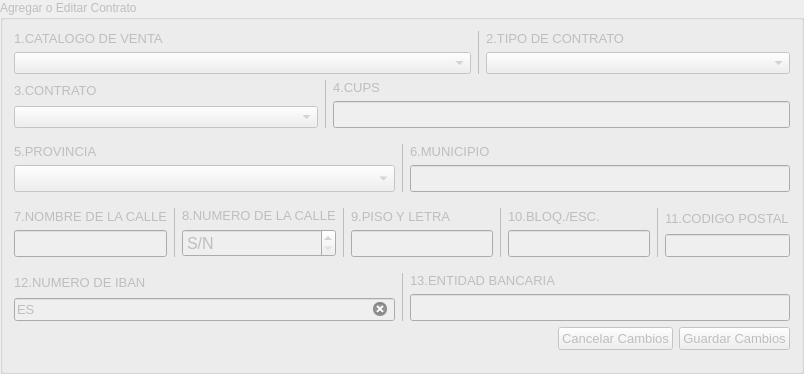
                    <widget class="QGroupBox" name="gBAgregarOEditarContrato_2">
                     <property name="enabled">
                      <bool>false</bool>
                     </property>
                     <property name="title">
                      <string>Agregar o Editar Contrato</string>
                     </property>
                     <layout class="QVBoxLayout" name="verticalLayout_6">
                      <item>
                       <layout class="QHBoxLayout" name="horizontalLayout_28" stretch="60,0,40">
                        <item>
                         <layout class="QVBoxLayout" name="verticalLayout_56">
                          <item>
                           <widget class="QLabel" name="lblDNI_NIE_18">
                            <property name="font">
                             <font>
                              <family>Arial</family>
                              <pointsize>10</pointsize>
                              <italic>false</italic>
                              <bold>false</bold>
                             </font>
                            </property>
                            <property name="text">
                             <string>1.CATALOGO DE VENTA</string>
                            </property>
                            <property name="buddy">
                             <cstring>txtDNI</cstring>
                            </property>
                           </widget>
                          </item>
                          <item>
                           <widget class="QComboBox" name="cmbCatalogos_2">
                            <property name="maximumSize">
                             <size>
                              <width>16777215</width>
                              <height>16777215</height>
                             </size>
                            </property>
                            <property name="focusPolicy">
                             <enum>Qt::FocusPolicy::TabFocus</enum>
                            </property>
                            <property name="toolTip">
                             <string>¿Que compañia haz vendido?</string>
                            </property>
                           </widget>
                          </item>
                         </layout>
                        </item>
                        <item>
                         <widget class="Line" name="line_28">
                          <property name="frameShadow">
                           <enum>QFrame::Shadow::Plain</enum>
                          </property>
                          <property name="lineWidth">
                           <number>1</number>
                          </property>
                          <property name="midLineWidth">
                           <number>8</number>
                          </property>
                          <property name="orientation">
                           <enum>Qt::Orientation::Vertical</enum>
                          </property>
                         </widget>
                        </item>
                        <item>
                         <layout class="QVBoxLayout" name="verticalLayout_57">
                          <item>
                           <widget class="QLabel" name="lblDNI_NIE_19">
                            <property name="font">
                             <font>
                              <family>Arial</family>
                              <pointsize>10</pointsize>
                              <italic>false</italic>
                              <bold>false</bold>
                             </font>
                            </property>
                            <property name="text">
                             <string>2.TIPO DE CONTRATO</string>
                            </property>
                            <property name="buddy">
                             <cstring>txtDNI</cstring>
                            </property>
                           </widget>
                          </item>
                          <item>
                           <widget class="QComboBox" name="cmbTiposContratos_2">
                            <property name="maximumSize">
                             <size>
                              <width>16777215</width>
                              <height>16777215</height>
                             </size>
                            </property>
                            <property name="focusPolicy">
                             <enum>Qt::FocusPolicy::TabFocus</enum>
                            </property>
                           </widget>
                          </item>
                         </layout>
                        </item>
                       </layout>
                      </item>
                      <item>
                       <layout class="QHBoxLayout" name="horizontalLayout_29" stretch="40,0,60">
                        <property name="bottomMargin">
                         <number>10</number>
                        </property>
                        <item>
                         <layout class="QVBoxLayout" name="verticalLayout_58">
                          <item>
                           <widget class="QLabel" name="lblDNI_NIE_22">
                            <property name="font">
                             <font>
                              <family>Arial</family>
                              <pointsize>10</pointsize>
                              <italic>false</italic>
                              <bold>false</bold>
                             </font>
                            </property>
                            <property name="text">
                             <string>3.CONTRATO</string>
                            </property>
                            <property name="buddy">
                             <cstring>txtDNI</cstring>
                            </property>
                           </widget>
                          </item>
                          <item>
                           <widget class="QComboBox" name="cmbContratos_2">
                            <property name="maximumSize">
                             <size>
                              <width>16777215</width>
                              <height>16777215</height>
                             </size>
                            </property>
                            <property name="focusPolicy">
                             <enum>Qt::FocusPolicy::TabFocus</enum>
                            </property>
                           </widget>
                          </item>
                         </layout>
                        </item>
                        <item>
                         <widget class="Line" name="line_29">
                          <property name="frameShadow">
                           <enum>QFrame::Shadow::Plain</enum>
                          </property>
                          <property name="lineWidth">
                           <number>1</number>
                          </property>
                          <property name="midLineWidth">
                           <number>8</number>
                          </property>
                          <property name="orientation">
                           <enum>Qt::Orientation::Vertical</enum>
                          </property>
                         </widget>
                        </item>
                        <item>
                         <layout class="QVBoxLayout" name="verticalLayout_59">
                          <property name="bottomMargin">
                           <number>0</number>
                          </property>
                          <item>
                           <widget class="QLabel" name="lblProvincia_27">
                            <property name="font">
                             <font>
                              <family>Arial</family>
                              <pointsize>10</pointsize>
                              <italic>false</italic>
                              <bold>false</bold>
                             </font>
                            </property>
                            <property name="text">
                             <string>4.CUPS</string>
                            </property>
                            <property name="buddy">
                             <cstring>cmbProvincia</cstring>
                            </property>
                           </widget>
                          </item>
                          <item>
                           <widget class="QLineEdit" name="lECUPS_2">
                            <property name="font">
                             <font>
                              <family>Arial</family>
                              <pointsize>12</pointsize>
                              <bold>false</bold>
                             </font>
                            </property>
                           </widget>
                          </item>
                         </layout>
                        </item>
                       </layout>
                      </item>
                      <item>
                       <layout class="QHBoxLayout" name="horizontalLayout_30" stretch="50,0,50">
                        <property name="bottomMargin">
                         <number>10</number>
                        </property>
                        <item>
                         <layout class="QVBoxLayout" name="verticalLayout_60">
                          <property name="bottomMargin">
                           <number>0</number>
                          </property>
                          <item>
                           <widget class="QLabel" name="lblProvincia_28">
                            <property name="font">
                             <font>
                              <family>Arial</family>
                              <pointsize>10</pointsize>
                              <italic>false</italic>
                              <bold>false</bold>
                             </font>
                            </property>
                            <property name="text">
                             <string>5.PROVINCIA</string>
                            </property>
                            <property name="buddy">
                             <cstring>cmbProvincia</cstring>
                            </property>
                           </widget>
                          </item>
                          <item>
                           <widget class="QComboBox" name="cmbProvinciaSuministro_2">
                            <property name="maximumSize">
                             <size>
                              <width>16777215</width>
                              <height>16777215</height>
                             </size>
                            </property>
                            <property name="font">
                             <font>
                              <family>Arial</family>
                              <pointsize>12</pointsize>
                              <bold>false</bold>
                             </font>
                            </property>
                            <property name="focusPolicy">
                             <enum>Qt::FocusPolicy::TabFocus</enum>
                            </property>
                           </widget>
                          </item>
                         </layout>
                        </item>
                        <item>
                         <widget class="Line" name="line_30">
                          <property name="frameShadow">
                           <enum>QFrame::Shadow::Plain</enum>
                          </property>
                          <property name="lineWidth">
                           <number>1</number>
                          </property>
                          <property name="midLineWidth">
                           <number>8</number>
                          </property>
                          <property name="orientation">
                           <enum>Qt::Orientation::Vertical</enum>
                          </property>
                         </widget>
                        </item>
                        <item>
                         <layout class="QVBoxLayout" name="verticalLayout_61">
                          <property name="bottomMargin">
                           <number>0</number>
                          </property>
                          <item>
                           <widget class="QLabel" name="lblProvincia_29">
                            <property name="font">
                             <font>
                              <family>Arial</family>
                              <pointsize>10</pointsize>
                              <italic>false</italic>
                              <bold>false</bold>
                             </font>
                            </property>
                            <property name="text">
                             <string>6.MUNICIPIO</string>
                            </property>
                            <property name="buddy">
                             <cstring>cmbProvincia</cstring>
                            </property>
                           </widget>
                          </item>
                          <item>
                           <widget class="QLineEdit" name="lEMunicipioSuministro_2">
                            <property name="font">
                             <font>
                              <family>Arial</family>
                              <pointsize>12</pointsize>
                              <bold>false</bold>
                             </font>
                            </property>
                           </widget>
                          </item>
                         </layout>
                        </item>
                       </layout>
                      </item>
                      <item>
                       <layout class="QHBoxLayout" name="horizontalLayout_31" stretch="40,0,0,0,0,0,0,0,0">
                        <property name="bottomMargin">
                         <number>10</number>
                        </property>
                        <item>
                         <layout class="QVBoxLayout" name="verticalLayout_62">
                          <property name="bottomMargin">
                           <number>0</number>
                          </property>
                          <item>
                           <widget class="QLabel" name="lblProvincia_30">
                            <property name="font">
                             <font>
                              <family>Arial</family>
                              <pointsize>10</pointsize>
                              <italic>false</italic>
                              <bold>false</bold>
                             </font>
                            </property>
                            <property name="text">
                             <string>7.NOMBRE DE LA CALLE</string>
                            </property>
                            <property name="buddy">
                             <cstring>cmbProvincia</cstring>
                            </property>
                           </widget>
                          </item>
                          <item>
                           <widget class="QLineEdit" name="lENombreCalleSuministro_2">
                            <property name="font">
                             <font>
                              <family>Arial</family>
                              <pointsize>12</pointsize>
                              <bold>false</bold>
                             </font>
                            </property>
                           </widget>
                          </item>
                         </layout>
                        </item>
                        <item>
                         <widget class="Line" name="line_31">
                          <property name="frameShadow">
                           <enum>QFrame::Shadow::Plain</enum>
                          </property>
                          <property name="lineWidth">
                           <number>1</number>
                          </property>
                          <property name="midLineWidth">
                           <number>8</number>
                          </property>
                          <property name="orientation">
                           <enum>Qt::Orientation::Vertical</enum>
                          </property>
                         </widget>
                        </item>
                        <item>
                         <layout class="QVBoxLayout" name="verticalLayout_63">
                          <property name="bottomMargin">
                           <number>0</number>
                          </property>
                          <item>
                           <widget class="QLabel" name="lblProvincia_31">
                            <property name="font">
                             <font>
                              <family>Arial</family>
                              <pointsize>10</pointsize>
                              <italic>false</italic>
                              <bold>false</bold>
                             </font>
                            </property>
                            <property name="text">
                             <string>8.NUMERO DE LA CALLE</string>
                            </property>
                            <property name="buddy">
                             <cstring>cmbProvincia</cstring>
                            </property>
                           </widget>
                          </item>
                          <item>
                           <widget class="QSpinBox" name="sBNumeroCalleSuministro_2">
                            <property name="font">
                             <font>
                              <family>Arial</family>
                              <pointsize>12</pointsize>
                              <bold>false</bold>
                             </font>
                            </property>
                            <property name="focusPolicy">
                             <enum>Qt::FocusPolicy::TabFocus</enum>
                            </property>
                            <property name="specialValueText">
                             <string>S/N</string>
                            </property>
                            <property name="maximum">
                             <number>999</number>
                            </property>
                            <property name="stepType">
                             <enum>QAbstractSpinBox::StepType::AdaptiveDecimalStepType</enum>
                            </property>
                           </widget>
                          </item>
                         </layout>
                        </item>
                        <item>
                         <widget class="Line" name="line_32">
                          <property name="frameShadow">
                           <enum>QFrame::Shadow::Plain</enum>
                          </property>
                          <property name="lineWidth">
                           <number>1</number>
                          </property>
                          <property name="midLineWidth">
                           <number>8</number>
                          </property>
                          <property name="orientation">
                           <enum>Qt::Orientation::Vertical</enum>
                          </property>
                         </widget>
                        </item>
                        <item>
                         <layout class="QVBoxLayout" name="verticalLayout_64">
                          <property name="bottomMargin">
                           <number>0</number>
                          </property>
                          <item>
                           <widget class="QLabel" name="lblProvincia_32">
                            <property name="font">
                             <font>
                              <family>Arial</family>
                              <pointsize>10</pointsize>
                              <italic>false</italic>
                              <bold>false</bold>
                             </font>
                            </property>
                            <property name="text">
                             <string>9.PISO Y LETRA</string>
                            </property>
                            <property name="buddy">
                             <cstring>cmbProvincia</cstring>
                            </property>
                           </widget>
                          </item>
                          <item>
                           <widget class="QLineEdit" name="lEPisoYLetraSuministro_2">
                            <property name="font">
                             <font>
                              <family>Arial</family>
                              <pointsize>12</pointsize>
                              <bold>false</bold>
                             </font>
                            </property>
                           </widget>
                          </item>
                         </layout>
                        </item>
                        <item>
                         <widget class="Line" name="line_33">
                          <property name="frameShadow">
                           <enum>QFrame::Shadow::Plain</enum>
                          </property>
                          <property name="lineWidth">
                           <number>1</number>
                          </property>
                          <property name="midLineWidth">
                           <number>8</number>
                          </property>
                          <property name="orientation">
                           <enum>Qt::Orientation::Vertical</enum>
                          </property>
                         </widget>
                        </item>
                        <item>
                         <layout class="QVBoxLayout" name="verticalLayout_65">
                          <property name="bottomMargin">
                           <number>0</number>
                          </property>
                          <item>
                           <widget class="QLabel" name="lblProvincia_33">
                            <property name="font">
                             <font>
                              <family>Arial</family>
                              <pointsize>10</pointsize>
                              <italic>false</italic>
                              <bold>false</bold>
                             </font>
                            </property>
                            <property name="text">
                             <string>10.BLOQ./ESC.</string>
                            </property>
                            <property name="buddy">
                             <cstring>cmbProvincia</cstring>
                            </property>
                           </widget>
                          </item>
                          <item>
                           <widget class="QLineEdit" name="lEBloqueEscaleraSuministro_2">
                            <property name="font">
                             <font>
                              <family>Arial</family>
                              <pointsize>12</pointsize>
                              <bold>false</bold>
                             </font>
                            </property>
                           </widget>
                          </item>
                         </layout>
                        </item>
                        <item>
                         <widget class="Line" name="line_34">
                          <property name="frameShadow">
                           <enum>QFrame::Shadow::Plain</enum>
                          </property>
                          <property name="lineWidth">
                           <number>1</number>
                          </property>
                          <property name="midLineWidth">
                           <number>8</number>
                          </property>
                          <property name="orientation">
                           <enum>Qt::Orientation::Vertical</enum>
                          </property>
                         </widget>
                        </item>
                        <item>
                         <layout class="QVBoxLayout" name="verticalLayout_66">
                          <property name="bottomMargin">
                           <number>0</number>
                          </property>
                          <item>
                           <widget class="QLabel" name="lblProvincia_34">
                            <property name="font">
                             <font>
                              <family>Arial</family>
                              <pointsize>10</pointsize>
                              <italic>false</italic>
                              <bold>false</bold>
                             </font>
                            </property>
                            <property name="text">
                             <string>11.CODIGO POSTAL</string>
                            </property>
                            <property name="buddy">
                             <cstring>cmbProvincia</cstring>
                            </property>
                           </widget>
                          </item>
                          <item>
                           <widget class="QLineEdit" name="lECodigoPostalSuministro_2">
                            <property name="font">
                             <font>
                              <family>Arial</family>
                              <pointsize>10</pointsize>
                              <bold>false</bold>
                             </font>
                            </property>
                            <property name="inputMethodHints">
                             <set>Qt::InputMethodHint::ImhNone</set>
                            </property>
                            <property name="inputMask">
                             <string>99999</string>
                            </property>
                            <property name="clearButtonEnabled">
                             <bool>true</bool>
                            </property>
                           </widget>
                          </item>
                         </layout>
                        </item>
                       </layout>
                      </item>
                      <item>
                       <layout class="QHBoxLayout" name="horizontalLayout_32" stretch="50,0,50">
                        <item>
                         <layout class="QVBoxLayout" name="verticalLayout_67">
                          <item>
                           <widget class="QLabel" name="lblDNI_NIE_15">
                            <property name="font">
                             <font>
                              <family>Arial</family>
                              <pointsize>10</pointsize>
                              <italic>false</italic>
                              <bold>false</bold>
                             </font>
                            </property>
                            <property name="text">
                             <string>12.NUMERO DE IBAN</string>
                            </property>
                            <property name="buddy">
                             <cstring>txtDNI</cstring>
                            </property>
                           </widget>
                          </item>
                          <item>
                           <layout class="QHBoxLayout" name="horizontalLayout_33">
                            <item>
                             <widget class="QLineEdit" name="lENumeroIBANSuministro_2">
                              <property name="font">
                               <font>
                                <family>Arial</family>
                                <pointsize>10</pointsize>
                                <italic>false</italic>
                                <bold>false</bold>
                               </font>
                              </property>
                              <property name="mouseTracking">
                               <bool>false</bool>
                              </property>
                              <property name="inputMask">
                               <string>ES99 9999 9999 99 9999999999</string>
                              </property>
                              <property name="text">
                               <string>ES    </string>
                              </property>
                              <property name="maxLength">
                               <number>28</number>
                              </property>
                              <property name="echoMode">
                               <enum>QLineEdit::EchoMode::Normal</enum>
                              </property>
                              <property name="cursorPosition">
                               <number>0</number>
                              </property>
                              <property name="cursorMoveStyle">
                               <enum>Qt::CursorMoveStyle::LogicalMoveStyle</enum>
                              </property>
                              <property name="clearButtonEnabled">
                               <bool>true</bool>
                              </property>
                             </widget>
                            </item>
                           </layout>
                          </item>
                         </layout>
                        </item>
                        <item>
                         <widget class="Line" name="line_35">
                          <property name="frameShadow">
                           <enum>QFrame::Shadow::Plain</enum>
                          </property>
                          <property name="lineWidth">
                           <number>1</number>
                          </property>
                          <property name="midLineWidth">
                           <number>8</number>
                          </property>
                          <property name="orientation">
                           <enum>Qt::Orientation::Vertical</enum>
                          </property>
                         </widget>
                        </item>
                        <item>
                         <layout class="QVBoxLayout" name="verticalLayout_68">
                          <item>
                           <widget class="QLabel" name="lblDNI_NIE_20">
                            <property name="font">
                             <font>
                              <family>Arial</family>
                              <pointsize>10</pointsize>
                              <italic>false</italic>
                              <bold>false</bold>
                             </font>
                            </property>
                            <property name="text">
                             <string>13.ENTIDAD BANCARIA</string>
                            </property>
                            <property name="buddy">
                             <cstring>txtDNI</cstring>
                            </property>
                           </widget>
                          </item>
                          <item>
                           <widget class="QLineEdit" name="lEEntidadSuministro_2">
                            <property name="font">
                             <font>
                              <family>Arial</family>
                              <pointsize>12</pointsize>
                              <bold>false</bold>
                             </font>
                            </property>
                           </widget>
                          </item>
                         </layout>
                        </item>
                       </layout>
                      </item>
                      <item>
                       <layout class="QHBoxLayout" name="horizontalLayout_3">
                        <property name="bottomMargin">
                         <number>10</number>
                        </property>
                        <item>
                         <spacer name="horizontalSpacer_5">
                          <property name="orientation">
                           <enum>Qt::Orientation::Horizontal</enum>
                          </property>
                          <property name="sizeHint" stdset="0">
                           <size>
                            <width>40</width>
                            <height>20</height>
                           </size>
                          </property>
                         </spacer>
                        </item>
                        <item>
                         <widget class="QPushButton" name="pBCancelarCambiosEnContrato_2">
                          <property name="font">
                           <font>
                            <family>Arial</family>
                            <pointsize>10</pointsize>
                            <bold>false</bold>
                           </font>
                          </property>
                          <property name="text">
                           <string>Cancelar Cambios</string>
                          </property>
                         </widget>
                        </item>
                        <item>
                         <widget class="QPushButton" name="pBGuardarCambiosEnContrato_2">
                          <property name="enabled">
                           <bool>false</bool>
                          </property>
                          <property name="font">
                           <font>
                            <family>Arial</family>
                            <pointsize>10</pointsize>
                            <bold>false</bold>
                           </font>
                          </property>
                          <property name="text">
                           <string>Guardar Cambios</string>
                          </property>
                         </widget>
                        </item>
                       </layout>
                      </item>
                     </layout>
                    </widget>
